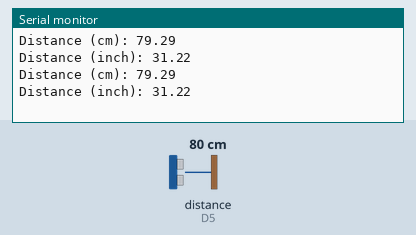
This sketch was run on a simulated ESP8266 (NodeMCU). Parts: the last lines printed to the serial monitor. Wiring (inferred from the names in the program): ultrasonic range finder: trigger D6; echo D5. The test bench sets the inputs (shaded band); at power-on: distance to the obstacle (sensor on D5) 80 cm. The echo pulse lasts 58.3 µs per cm.

Above: at 1.8 s.
1.9 s: distance to the obstacle (sensor on D5) set to 2 cm
At 2.8 s:
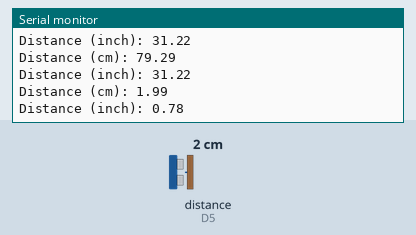
3.4 s: distance to the obstacle (sensor on D5) set to 4 cm
At 4.7 s:
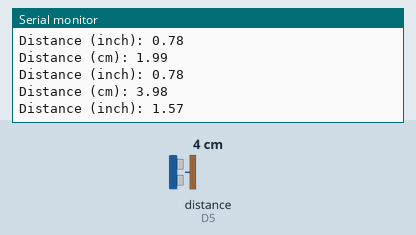
Timing chart, 0 to 6.4 s (numbered marks = the images above; inputs shaded):
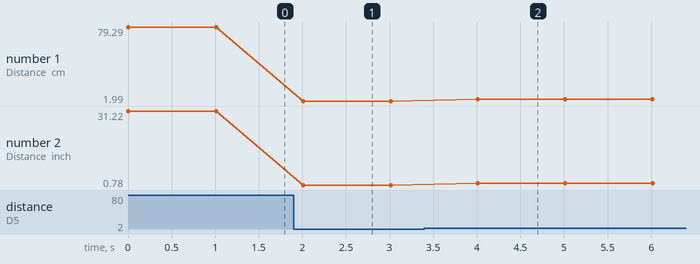

The sketch:

HC-SR04_Ultrasonic.ino
```cpp
#include <TridentTD_LineNotify.h>

#define SSID        "SSID ของท่าน"
#define PASSWORD    "pass ของท่าน"
#define LINE_TOKEN  "TOKEN ของท่าน"


const int trigPin = D6;
const int echoPin = D5;

//define sound velocity in cm/uS
#define SOUND_VELOCITY 0.034
#define CM_TO_INCH 0.393701

long duration;
float distanceCm;
float distanceInch;

void setup() {
  LINE.setToken(LINE_TOKEN);
  Serial.begin(115200); // Starts the serial communication
  pinMode(trigPin, OUTPUT); // Sets the trigPin as an Output
  pinMode(echoPin, INPUT); // Sets the echoPin as an Input
}

void loop() {
  // Clears the trigPin
  digitalWrite(trigPin, LOW);
  delayMicroseconds(2);
  // Sets the trigPin on HIGH state for 10 micro seconds
  digitalWrite(trigPin, HIGH);
  delayMicroseconds(10);
  digitalWrite(trigPin, LOW);

  // Reads the echoPin, returns the sound wave travel time in microseconds
  duration = pulseIn(echoPin, HIGH);

  // Calculate the distance
  distanceCm = duration * SOUND_VELOCITY/2;

  // Convert to inches
  distanceInch = distanceCm * CM_TO_INCH;

  // Prints the distance on the Serial Monitor
  Serial.print("Distance (cm): ");
  Serial.println(distanceCm);
  Serial.print("Distance (inch): ");
  Serial.println(distanceInch);

  if(distanceCm < 10 ){
    //digitalWrite(LED_RED,HIGH);
    //digitalWrite(LED_GREEN,LOW);
    LINE.notify("!!!! ถังขยะเต็มแล้วครับ !!!");
    LINE.notify(distanceCm);

  }

  delay(1000);
}
```

Measured:
- after the input at 1.9 s, the serial monitor: prints a new line after 0.11 s (image 1)
- after the input at 3.4 s, the serial monitor: prints a new line after 0.61 s (image 2)
- plotted number 1: 79.29 → 1.99 after the input at 1.9 s, 1.99 → 3.98 after the input at 3.4 s
- plotted number 2: 31.22 → 0.78 after the input at 1.9 s, 0.78 → 1.57 after the input at 3.4 s
